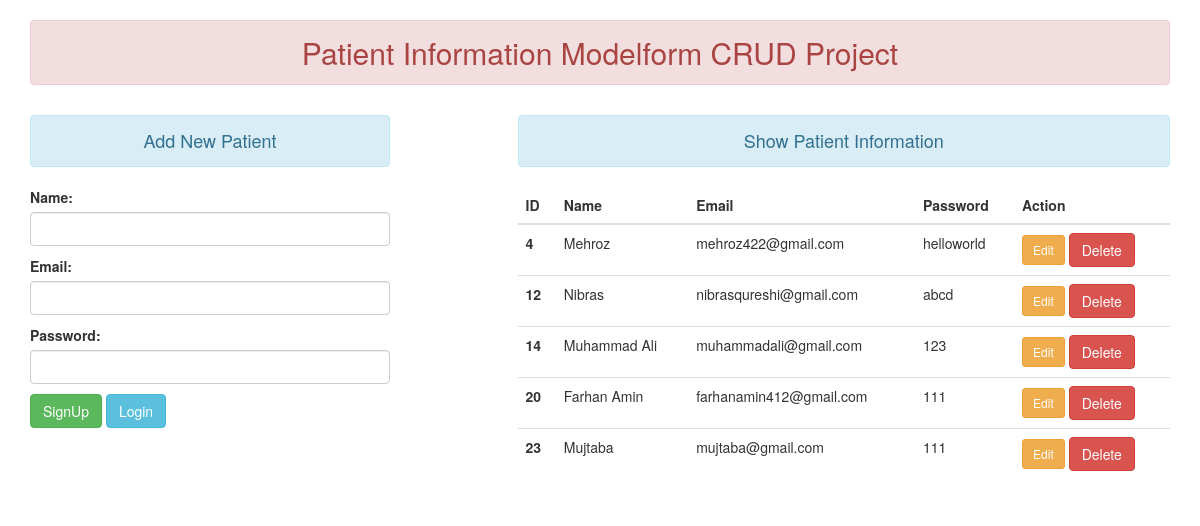
/FetchData/AddandShow/, run on the app's committed database.
### FetchData/models.py (models this page shows)
class User(models.Model):
    name = models.CharField(max_length=70)
    Email = models.EmailField(max_length=100)
    Password = models.CharField(max_length=70)

### FetchData/views.py (the view)
# urls.py: path('AddandShow/',views.add_show,name='AddandShow'),
def add_show(request):
    if request.method == 'POST':
        fm = PatientRegistration(request.POST)
        if fm.is_valid():
            nm = fm.cleaned_data['name']
            em = fm.cleaned_data['Email']
            pw = fm.cleaned_data['Password']
            register = User(name=nm,Email=em,Password=pw)
            register.save()
            fm = PatientRegistration()
    else:
        fm = PatientRegistration()
    patient = User.objects.all()
    return render(request,'FetchData/addandshow.html',{'form':fm, 'pat':patient})

### FetchData/forms.py
class PatientRegistration(forms.ModelForm):
    class Meta:
        model = User
        fields = ['name','Email','Password']
        widgets = {
            'name': forms.TextInput(attrs={'class':'form-control'}),
            'Email': forms.EmailInput(attrs={'class':'form-control'}),
            'Password': forms.PasswordInput(attrs={'class':'form-control'}),
        }

### templates/FetchData/addandshow.html (shortened to what this page needs)
{% extends 'FetchData/base.html' %}
{% block content %}
    <div class="row">
        <div class="col-sm-4">
            <h4 class="text-center alert alert-info">Add New Patient</h4>
            <form action="" method="POST">
                 {{form.as_p}}
                 <input type="submit" class="btn btn-success" value="SignUp">
                 <a href="{% url 'Login' %}" class="btn btn-info">Login</a>
            </form>
        </div>
        <div class="col-sm-7 col-sm-offset-1">
            <h4 class="text-center alert alert-info">Show Patient Information</h4>
            {% if pat %}
                    <table class="table table-hover">
                        <thead>
                            <tr>
                            <th scope="col">ID</th>
                            <th scope="col">Name</th>
                            <th scope="col">Email</th>
                            <th scope="col">Password</th>
                            <th scope="col">Action</th>
                            </tr>
                        </thead>
                        <tbody>
                            {% for p in pat %}
                                <tr>
                                    <th scope="row">{{p.id}}</th>
                                    <td>{{p.name}}</td>
                                    <td>{{p.Email}}</td>
                                    <td>{{p.Password}}</td>
                                    <td>
                                        <form  class="form-inline" action="{% url 'deletedata' p.id %}" method="post">{% csrf_token %}
                                            <a href="{% url 'updatedata' p.id %}" class="btn btn-warning btn-sm">Edit</a>
                                            <input type="submit" class="btn btn-danger" value="Delete">
                                        </form>
                                    </td>
                                </tr>
                            {% endfor %}
                        </tbody>
                    </table>
            {% else %}
                <h4 class="text-center alert alert-warning">No Records</h4>
            {% endif %}
        </div>
    </div>
{% endblock content %}

### data on the page
User: id "4", name "Mehroz", Email "mehroz422@gmail.com", Password "helloworld"
User: id "12", name "Nibras", Email "nibrasqureshi@gmail.com", Password "abcd"
User: id "14", name "Muhammad Ali", Email "muhammadali@gmail.com", Password "123"
User: id "20", name "Farhan Amin", Email "farhanamin412@gmail.com", Password "111"
User: id "23", name "Mujtaba", Email "mujtaba@gmail.com", Password "111"
